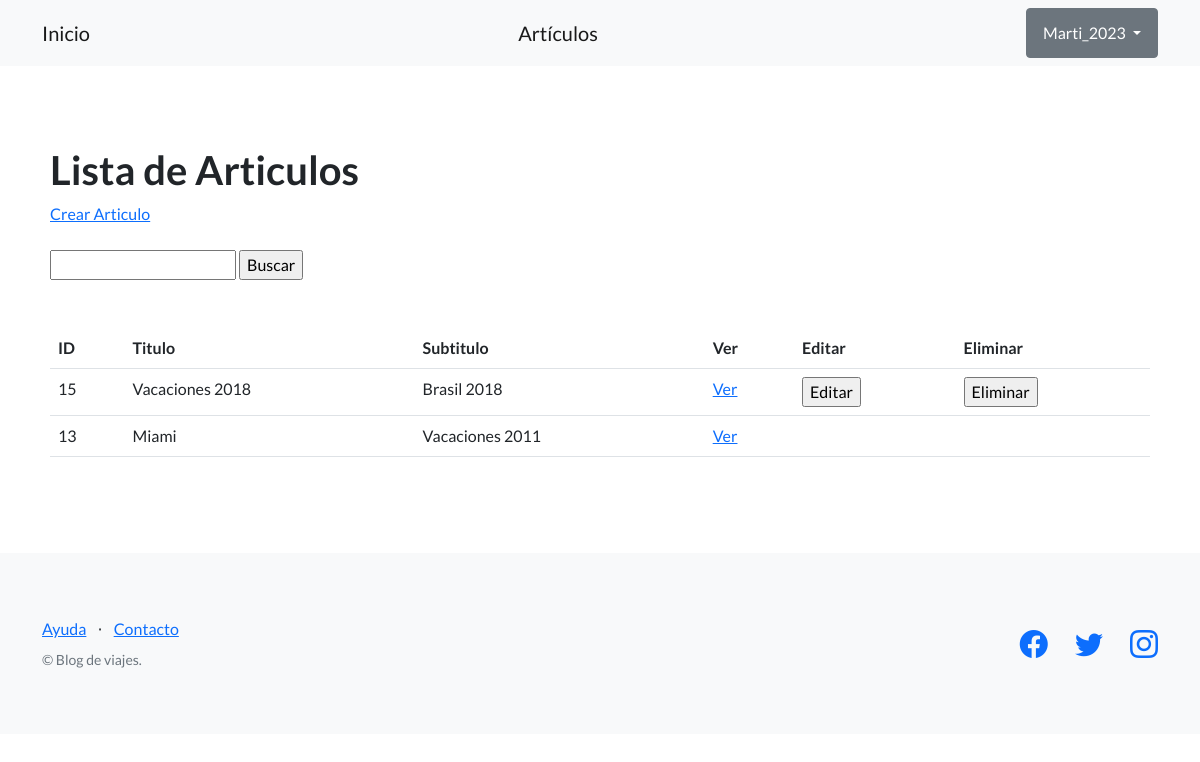
Page /blog/articulos/ (signed in) on the committed database.
### blog/models.py (models this page shows, shortened)
class Articulo(models.Model):
    titulo= models.CharField(max_length=200, unique=True)
    subtitulo= models.CharField(max_length=200)
    cuerpo= models.TextField()
    autor= models.ForeignKey(User, on_delete=models.SET_NULL, null=True)
    fecha_publicacion= models.DateTimeField(auto_now_add=True)
    imagen= models.ImageField(upload_to='images', blank=True)
    class Meta:
        ordering = ['-fecha_publicacion']

### blog/views.py (the view)
# urls.py: path("articulos/", listar_articulos, name='lista_articulos'),
def listar_articulos(request):
    articulos= Articulo.objects.all()
    contexto = {
        'articulos': articulos
    }
    http_response= render(
        request=request,
        template_name='blog/lista_articulos.html',
        context= contexto,
    )
    return http_response

### blog/templates/blog/lista_articulos.html (shortened to what this page needs)
{% extends 'blog/base.html' %}
{% block contenido %}
<section>
    <div>
        <h1>Lista de Articulos</h1>
        <a href= "{% url 'crear_articulo' %}">Crear Articulo</a>
        <br><br>
        <form action= "{% url 'buscar_articulos' %}" method= "post">
            <input type= "text" name= "busqueda">
            <input type= "submit" value= "Buscar">
        </form>
        <br><br>
        <table class= "table">
            <tbody>
                <tr>
                    <th>ID</th>
                    <th>Titulo</th>
                    <th>Subtitulo</th>
                    <th>Ver</th>
                    <th>Editar</th>
                    <th>Eliminar</th>
                </tr>
                {% for articulo in articulos %}
                <tr>
                    <td>{{articulo.id }}</td>
                    <td>{{articulo.titulo }}</td>
                    <td>{{articulo.subtitulo}}</td>
                    <td>
                        <a href= "{% url 'ver_articulo' articulo.id %}">Ver</a>
                    </td>
                    <td>
                        {% if user == articulo.autor %}
                        <form action = "{% url 'editar_articulo' articulo.id %}" method="post">
                            <input type= "submit" value= "Editar"/>
                        </form>
                        {% endif %}
                    </td>
                    <td>
                        {% if user == articulo.autor %}
                        <form action = "{% url 'eliminar_articulo' articulo.id %}" method="post">
                            <input type= "submit" value= "Eliminar"/>
                        </form>
                        {% endif %}
                    </td>
                </tr>
                {% endfor %}
            </tbody>
        </table>
    </div>
</section>
{% endblock contenido %}

### blog/templates/blog/base.html (shortened to what this page needs)
{% load static %}
<!DOCTYPE html>
<html lang="en">
    <head>
        <link href="https://cdn.jsdelivr.net/npm/bootstrap-icons@1.5.0/font/bootstrap-icons.css" rel="stylesheet" type="text/css" />
        <link href="{% static 'css/styles.css' %}" rel="stylesheet" />
    </head>
    <body>
        <nav class="navbar navbar-light bg-light static-top">
            <div class="container">
                <a class="navbar-brand" href= "{% url 'inicio' %}">Inicio</a>
                <a class="navbar-brand" href= "{% url 'lista_articulos' %}">Artículos</a>
                {% if user.is_authenticated %}
                <div class="dropdown">
                    <button class="btn btn-secondary dropdown-toggle" type="button" id="dropdownMenuButton1" data-bs-toggle="dropdown" aria-expanded="false">
                        <div style="display: inline-flex;">
                            <span>{{ user.username }}</span>
                        </div>
                    </button>
                    </div>
                </div>
                {% else %}
                <a class="btn btn-primary" href="{% url 'login' %}">Iniciar Sesión</a>
                <a class="btn btn-success" href="{% url 'registro' %}">Registro</a>
                {% endif %}
        </nav>
        <section style= "padding: 80px 50px;">
            {% block contenido %}
            {% endblock contenido %}
        </section>
        <footer class="footer bg-light">
            <div class="container">
                <div class="row">
                    <div class="col-lg-6 h-100 text-center text-lg-start my-auto">
                        <ul class="list-inline mb-2">
                            <li class="list-inline-item"><a href="#!">Ayuda</a></li>
                            <li class="list-inline-item">⋅</li>
                            <li class="list-inline-item"><a href="#!">Contacto</a></li>
                        </ul>
                        <p class="text-muted small mb-4 mb-lg-0">&copy; Blog de viajes.</p>
                    </div>
                    <div class="col-lg-6 h-100 text-center text-lg-end my-auto">
                        <ul class="list-inline mb-0">
                            <li class="list-inline-item me-4">
                                <a href="#!"><i class="bi-facebook fs-3"></i></a>
                            </li>
                            <li class="list-inline-item me-4">
                                <a href="#!"><i class="bi-twitter fs-3"></i></a>
                            </li>
                            <li class="list-inline-item">
                                <a href="https://www.instagram.com/espndeportes/?hl=es"><i class="bi-instagram fs-3"></i></a>
                            </li>
                        </ul>
                    </div>
                </div>
            </div>
        </footer>
    </body>
</html>

### rows in the picture
Articulo: id "15", titulo "Vacaciones 2018", subtitulo "Brasil 2018"
Articulo: id "13", titulo "Miami", subtitulo "Vacaciones 2011"

### other values in the picture
{{ user.username }} "Marti_2023"
